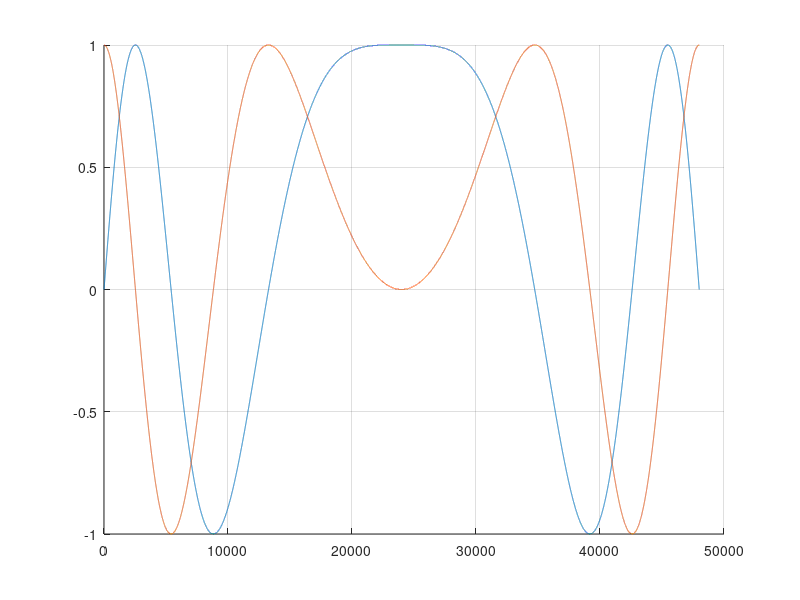
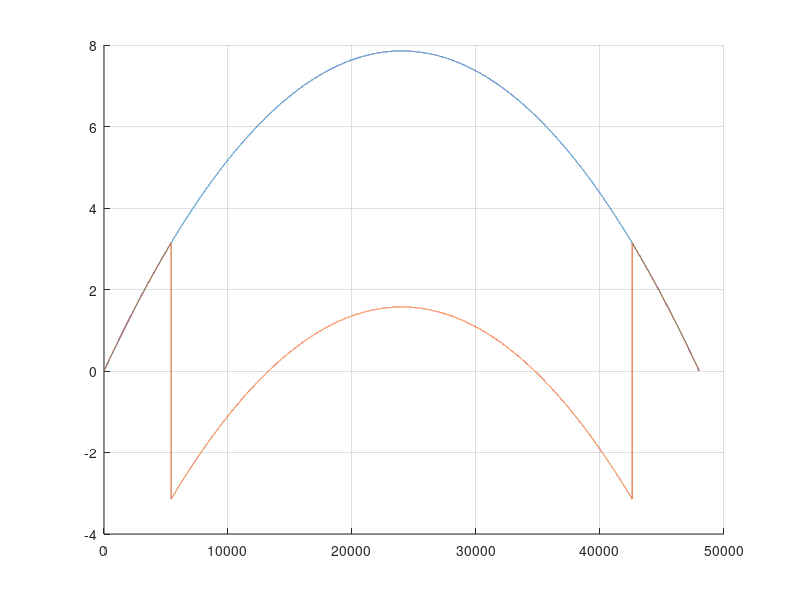
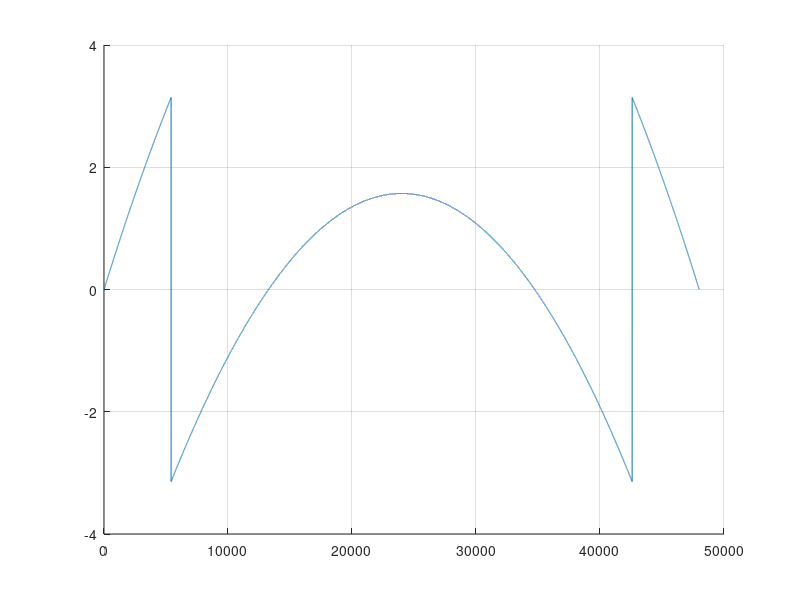

MATLAB code for these plots, in order:
clear;

SF = 48000; % sample rate

T = 1; % time

t_in = 0:SF * T;

old_atan2 = 0;
wrap = 0;
freq = 5.0;
delta = freq / SF;

for k = 1 + t_in
    left(k) = sin((k -1) * freq * 2 * pi / SF);
    right(k) = cos((k -1) * freq * 2 * pi / SF);

    freq -= delta;

    new_atan2 = atan2(left(k), right(k));

    wrapped(k) = new_atan2;

    if new_atan2 - old_atan2 > pi
        wrap -= 1
    elseif old_atan2 - new_atan2 > pi
        wrap += 1
    end

    old_atan2 = new_atan2;
    unwrapped(k) = wrap * 2 * pi + new_atan2;
end

figure(1)
clf
hold on
plot(left)
plot(right)
grid on

figure(2)
clf
hold on
plot(unwrapped)
plot(wrapped)
grid on

figure(3)
clf
hold on
plot(wrapped)
grid on
